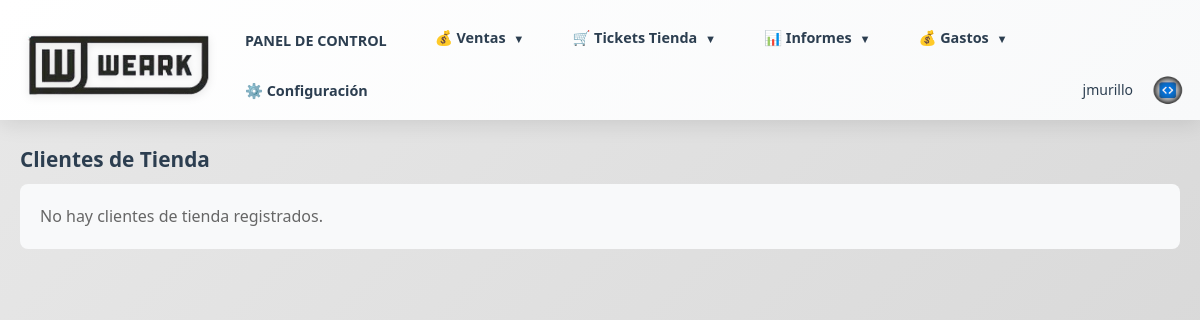
The app's page /tickets/clientes-tienda (signed in), older data.
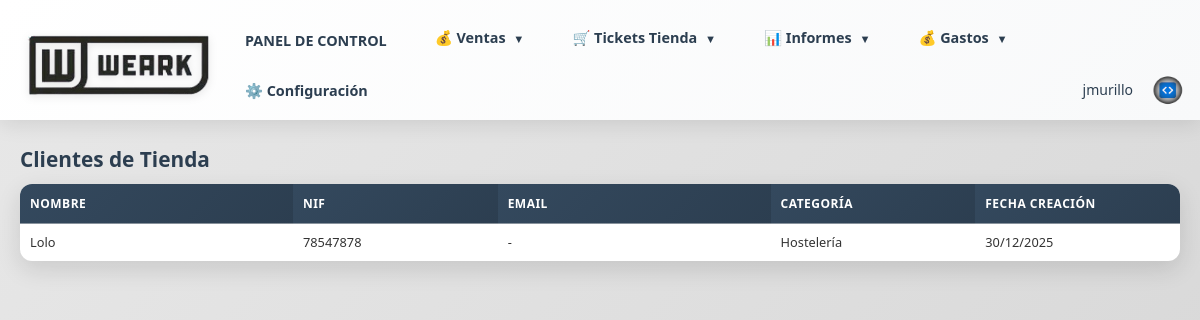
The same page, newer data.
### models.py (models this page shows, shortened)
class ClienteTienda(db.Model):
    __tablename__ = 'clientes_tienda'
    id = db.Column(db.Integer, primary_key=True)
    nombre = db.Column(db.String(200), nullable=False)
    nif = db.Column(db.String(20))
    email = db.Column(db.String(100))
    categoria = db.Column(db.String(50))  # hosteleria, clinica, colegio, emerita, carnaval, transporte, varios
    fecha_creacion = db.Column(db.DateTime, default=datetime.utcnow)

### routes/tickets.py (the view)
@tickets_bp.route('/tickets/clientes-tienda')
@login_required
def listado_clientes_tienda():
    clientes = ClienteTienda.query.order_by(ClienteTienda.nombre).all()
    return render_template('listado_clientes_tienda.html', clientes=clientes)

### app.py (called while the page is built)
@login_manager.user_loader
def load_user(user_id):
    from models import Usuario, Cliente
    if user_id.startswith('cliente_'):
        cliente_id = int(user_id.replace('cliente_', ''))
        cliente = Cliente.query.get(cliente_id)
        if cliente and cliente.tiene_acceso_web():
            return cliente
        return None
    else:
        return Usuario.query.get(int(user_id))

### models.py (called while the page is built)
    def is_supervisor(self):
        return self.rol == 'supervisor'

### templates/listado_clientes_tienda.html (shortened to what this page needs)
{% extends "base.html" %}
{% block content %}
<h2 style="margin: 0 0 8px 0; padding-bottom: 0; font-size: 1.3rem;">Clientes de Tienda</h2>
{% if clientes %}
<table class="table-compact">
    <thead>
        <tr>
            <th style="width: 200px;">Nombre</th>
            <th style="width: 150px;">NIF</th>
            <th style="width: 200px;">Email</th>
            <th style="width: 150px;">Categoría</th>
            <th style="width: 150px;">Fecha Creación</th>
        </tr>
    </thead>
    <tbody>
        {% for cliente in clientes %}
        <tr>
            <td>{{ cliente.nombre }}</td>
            <td>{{ cliente.nif or '-' }}</td>
            <td>{{ cliente.email or '-' }}</td>
            <td>
                {% if cliente.categoria %}
                    {% if cliente.categoria == 'hosteleria' %}Hostelería
                    {% elif cliente.categoria == 'clinica' %}Clínica
                    {% elif cliente.categoria == 'colegio' %}Colegio
                    {% elif cliente.categoria == 'emerita' %}Emerita
                    {% elif cliente.categoria == 'carnaval' %}Carnaval
                    {% elif cliente.categoria == 'transporte' %}Transporte
                    {% elif cliente.categoria == 'varios' %}Varios
                    {% else %}{{ cliente.categoria }}
                    {% endif %}
                {% else %}
                    -
                {% endif %}
            </td>
            <td>{{ cliente.fecha_creacion.strftime('%d/%m/%Y') if cliente.fecha_creacion else '-' }}</td>
        </tr>
        {% endfor %}
    </tbody>
</table>
{% else %}
<p style="color: #666; padding: 20px; background: #f8f9fa; border-radius: 8px;">No hay clientes de tienda registrados.</p>
{% endif %}
{% endblock %}

Row changes from the older to the newer data that the page shows:
added ClienteTienda: nombre "Lolo", nif "78547878", email "-", categoria "Hostelería", fecha_creacion "30/12/2025"
Text that changed along with them:
text no longer shown: "No hay clientes de tienda registrados."
text now shown: "NOMBRE NIF EMAIL CATEGORÍA FECHA CREACIÓN"
